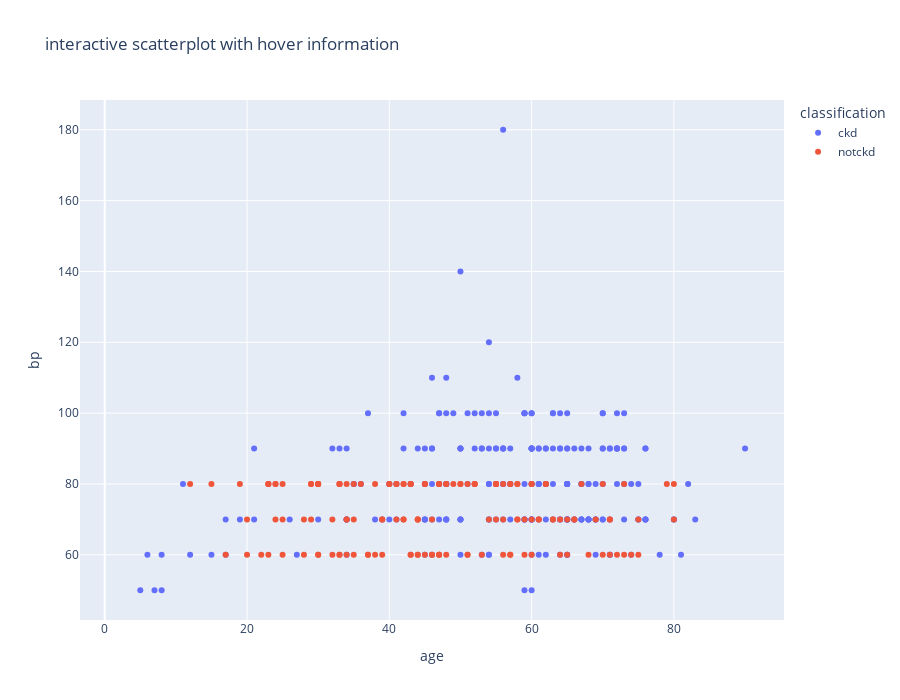

Notebook code cell kept with this figure:
### Code cell
import plotly.express as px

fig = px.scatter(df, x='age', y='bp', color='classification', hover_data=['sc', 'hemo'], title='interactive scatterplot with hover information')
fig.update_layout(
    width=900,   # pixels
    height=700   # pixels
)
fig.show()

### Figure 1 — Plotly figure (JSON) as saved in the notebook; plotly's stock layout.template omitted (floating-point values rounded to 4 significant figures; data arrays with more than 128 entries replaced by an {"elided": "..."} marker saying what was removed)
{"data": [{"customdata": {"elided": "250x2 float values"}, "hovertemplate": "classification=ckd<br>age=%{x}<br>bp=%{y}<br>sc=%{customdata[0]}<br>hemo=%{customdata[1]}<extra></extra>", "legendgroup": "ckd", "marker": {"color": "#636efa", "symbol": "circle"}, "mode": "markers", "name": "ckd", "orientation": "v", "showlegend": true, "type": "scatter", "x": {"elided": "250 int values"}, "xaxis": "x", "y": {"elided": "250 int values"}, "yaxis": "y"}, {"customdata": {"elided": "150x2 float values"}, "hovertemplate": "classification=notckd<br>age=%{x}<br>bp=%{y}<br>sc=%{customdata[0]}<br>hemo=%{customdata[1]}<extra></extra>", "legendgroup": "notckd", "marker": {"color": "#EF553B", "symbol": "circle"}, "mode": "markers", "name": "notckd", "orientation": "v", "showlegend": true, "type": "scatter", "x": {"elided": "150 int values"}, "xaxis": "x", "y": {"elided": "150 int values"}, "yaxis": "y"}], "layout": {"height": 700, "legend": {"title": {"text": "classification"}, "tracegroupgap": 0}, "title": {"text": "interactive scatterplot with hover information"}, "width": 900, "xaxis": {"anchor": "y", "domain": [0, 1], "title": {"text": "age"}}, "yaxis": {"anchor": "x", "domain": [0, 1], "title": {"text": "bp"}}}}
